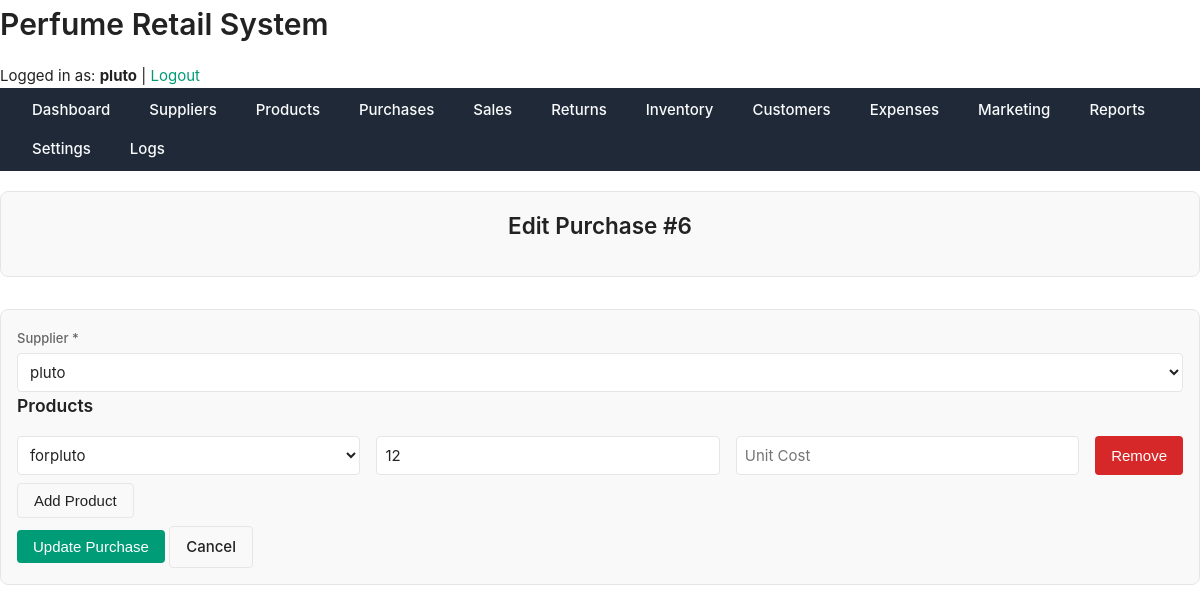
The app's page /public/purchases/edit.php?id=6 (signed in) with its own data.
### tables this page shows
CREATE TABLE `purchases` (
  `purchase_id` int(11) NOT NULL,
  `supplier_id` int(11) NOT NULL,
  `invoice_number` varchar(50) DEFAULT NULL,
  `total_cost` decimal(12,2) DEFAULT NULL,
  `purchase_date` date DEFAULT NULL,
  `payment_method` enum('cash','bank','credit') DEFAULT NULL,
  `created_at` datetime DEFAULT current_timestamp()
);

CREATE TABLE `suppliers` (
  `supplier_id` int(11) NOT NULL,
  `name` varchar(150) NOT NULL,
  `contact_person` varchar(100) DEFAULT NULL,
  `phone` varchar(50) DEFAULT NULL,
  `email` varchar(100) DEFAULT NULL,
  `address` text DEFAULT NULL,
  `reliability_score` decimal(4,2) DEFAULT 0.00,
  `created_at` datetime DEFAULT current_timestamp()
);

CREATE TABLE `purchase_items` (
  `id` int(11) NOT NULL,
  `purchase_id` int(11) NOT NULL,
  `product_id` int(11) NOT NULL,
  `quantity` int(11) NOT NULL,
  `cost_per_unit` decimal(10,2) NOT NULL
);

CREATE TABLE `products` (
  `product_id` int(11) NOT NULL,
  `name` varchar(150) NOT NULL,
  `brand` varchar(100) DEFAULT NULL,
  `category` varchar(100) DEFAULT NULL,
  `size_ml` decimal(6,2) DEFAULT NULL,
  `cost_price` decimal(10,2) NOT NULL,
  `retail_price` decimal(10,2) NOT NULL,
  `supplier_id` int(11) DEFAULT NULL,
  `status` enum('active','discontinued') DEFAULT 'active',
  `created_at` datetime DEFAULT current_timestamp(),
  `description` text NOT NULL
);

### includes/functions.php (called while the page is built, shortened)
<?php
function get_all_products(PDO $pdo): array {
    $stmt = $pdo->prepare("
        SELECT p.*, s.name AS supplier_name
        FROM products p
        LEFT JOIN suppliers s ON p.supplier_id = s.supplier_id
        ORDER BY p.created_at DESC
    ");
    $stmt->execute();
    return $stmt->fetchAll(PDO::FETCH_ASSOC);
}
function get_all_suppliers(PDO $pdo) {
    $stmt = $pdo->query("SELECT * FROM suppliers ORDER BY created_at DESC");
    return $stmt->fetchAll(PDO::FETCH_ASSOC);
}
function get_purchase_by_id($pdo, $purchase_id) {
    $stmt = $pdo->prepare("SELECT p.*, s.name AS supplier_name
                           FROM purchases p
                           JOIN suppliers s ON p.supplier_id = s.supplier_id
                           WHERE p.purchase_id = :id");
    $stmt->execute([':id' => $purchase_id]);
    $purchase = $stmt->fetch(PDO::FETCH_ASSOC);
    if ($purchase) {
        $stmt = $pdo->prepare("SELECT pi.*, pr.name AS product_name
                               FROM purchase_items pi
                               JOIN products pr ON pi.product_id = pr.product_id
                               WHERE pi.purchase_id = :id");
        $stmt->execute([':id' => $purchase_id]);
        $purchase['items'] = $stmt->fetchAll(PDO::FETCH_ASSOC);
    }
    return $purchase;
}

### public/purchases/edit.php (the view, shortened to what this page needs)
<?php
require_once '../../includes/functions.php';
$purchase_id = $_GET['id'] ?? null;
$suppliers = get_all_suppliers($pdo);
$products = get_all_products($pdo);
$purchase = get_purchase_by_id($pdo, $purchase_id);
$existing_items = $purchase['items'] ?? [];
include '../../includes/header.php';
?>
<main class="main-content">
    <div class="card mb-sm" style="display:flex; justify-content:space-between; align-items:center;">
        <h2>Edit Purchase #<?= (int)$purchase['purchase_id'] ?></h2>
    </div><br>
    <div class="card">
        <form method="post" class="form-grid">
            <div class="form-group">
                <label for="supplier">Supplier <span class="text-danger">*</span></label>
                <select name="supplier_id" id="supplier" required>
                    <?php foreach ($suppliers as $s): ?>
                        <option value="<?= $s['supplier_id'] ?>" <?= ($purchase['supplier_id'] ?? '') == $s['supplier_id'] ? 'selected' : '' ?>>
                            <?= htmlspecialchars($s['name']) ?>
                        </option>
                    <?php endforeach; ?>
                </select>
            </div>
            <h3>Products</h3>
            <div id="products-container">
                <?php foreach ($existing_items as $index => $item): ?>
                    <div class="form-group flex gap-md align-center product-item">
                        <select name="items[<?= $index ?>][product_id]" required>
                            <?php foreach ($products as $p): ?>
                                <option value="<?= $p['product_id'] ?>" <?= $item['product_id'] == $p['product_id'] ? 'selected' : '' ?>>
                                    <?= htmlspecialchars($p['name']) ?>
                                </option>
                            <?php endforeach; ?>
                        </select>
                        <input type="number" name="items[<?= $index ?>][quantity]" min="1" value="<?= (int)$item['quantity'] ?>" required placeholder="Quantity">
                        <input type="number" name="items[<?= $index ?>][cost_per_unit]" min="0" step="0.01" value="<?= number_format($item['cost_per_unit'], 2) ?>" required placeholder="Unit Cost">
                        <button type="button" class="btn btn-danger remove-product">Remove</button>
                    </div>
                <?php endforeach; ?>
            </div>
            <div class="form-actions mt-sm">
                <button type="button" class="btn btn-secondary" id="add-product-btn">Add Product</button>
            </div>
            <div class="form-actions mt-sm">
                <button type="submit" class="btn btn-primary">Update Purchase</button>
                <a href="index.php" class="btn btn-secondary">Cancel</a>
            </div>
        </form>
    </div>
</main>

### assets/css/layout.css (style rules this page uses)
body { display: flex; min-height: 100vh; flex-direction: column; }
.flex { display: flex; }
.gap-md { gap: var(--space-md); }

### assets/css/theme.css (style rules this page uses)
:root { --color-bg: #ffffff; --color-surface: #f9f9f9; --color-border: #e6e6e6; --color-text: #222222; --color-text-muted: #666666; --color-primary: #009b77; --color-primary-hover: #008165; --color-danger: #d62828; --color-success: #2d6a4f; --color-warning: #e9c46a; --shadow-light: 0 2px 8px rgba(0, 0, 0, 0.05); --radius-sm: 4px; --radius-md: 8px; --radius-lg: 16px; --font-main: "Inter", "Segoe UI", "Roboto", sans-serif; --font-size-base: 15px; --font-size-sm: 13px; --font-size-lg: 18px; --line-height-base: 1.6; --space-xs: 4px; --space-sm: 8px; --space-md: 16px; --space-lg: 24px; --space-xl: 40px; --transition-fast: 0.15s ease-in-out; --transition-base: 0.25s ease; }
*, *::before, *::after { box-sizing: border-box; margin: 0; padding: 0; }
html, body { font-family: var(--font-main); font-size: var(--font-size-base); line-height: var(--line-height-base); background-color: var(--color-bg); color: var(--color-text); height: 100%; min-height: 100vh; }
a { color: var(--color-primary); text-decoration: none; transition: color var(--transition-fast); }
h1, h2, h3, h4, h5 { color: var(--color-text); margin-bottom: var(--space-md); font-weight: 600; }
.card { background: var(--color-surface); border: 1px solid var(--color-border); border-radius: var(--radius-md); box-shadow: var(--shadow-light); padding: var(--space-lg); margin-bottom: var(--space-lg); }
.btn { display: inline-block; padding: var(--space-sm) var(--space-md); border: none; border-radius: var(--radius-sm); cursor: pointer; transition: background var(--transition-fast); font-size: var(--font-size-base); }
.btn-primary { background: var(--color-primary); color: #fff; }
.btn-danger { background: var(--color-danger); color: #fff; }
input, select, textarea { width: 100%; padding: var(--space-sm) var(--space-md); border: 1px solid var(--color-border); border-radius: var(--radius-sm); font-family: var(--font-main); transition: border var(--transition-fast), box-shadow var(--transition-fast); }

### assets/css/components.css (style rules this page uses)
button, .btn { display: inline-flex; align-items: center; justify-content: center; padding: var(--space-sm) var(--space-md); font-size: var(--font-size-base); font-weight: 500; border: none; border-radius: var(--radius-sm); cursor: pointer; transition: background var(--transition-fast), color var(--transition-fast), transform var(--transition-fast); text-decoration: none; }
.btn-primary { background-color: var(--color-primary); color: #fff; }
.btn-secondary { background-color: var(--color-surface); color: var(--color-text); border: 1px solid var(--color-border); }
.btn-danger { background-color: var(--color-danger); color: #fff; }
.card { background-color: var(--color-surface); border: 1px solid var(--color-border); border-radius: var(--radius-md); padding: var(--space-md); box-shadow: var(--shadow-sm); display: flex; flex-direction: column; gap: var(--space-sm); transition: box-shadow var(--transition-base); }
input[type="text"], input[type="number"], input[type="email"], input[type="password"], textarea, select { width: 100%; padding: var(--space-sm); font-size: var(--font-size-base); border: 1px solid var(--color-border); border-radius: var(--radius-sm); background-color: var(--color-bg); color: var(--color-text); transition: border-color var(--transition-fast), box-shadow var(--transition-fast); }
label { font-weight: 500; font-size: var(--font-size-sm); margin-bottom: var(--space-xs); display: inline-block; color: var(--color-text-muted); }
.mt-sm { margin-top: var(--space-sm); }
.mb-sm { margin-bottom: var(--space-sm); }

### records on screen
purchases: purchase_id "6", supplier_id "pluto"
purchase_items: product.name "forpluto", quantity "12"

### other values on screen
SITE_NAME "Perfume Retail System"
$_SESSION['username'] "pluto"
